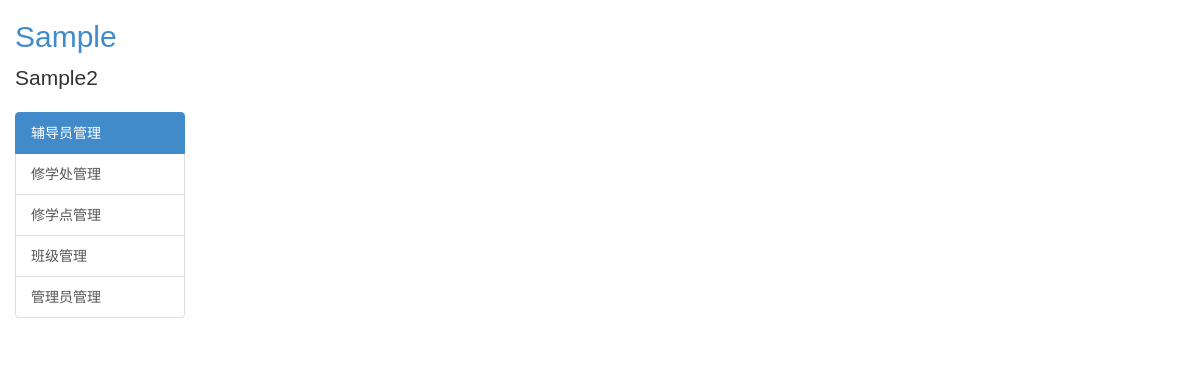
The app's page /admin/class/list (signed in), older data.
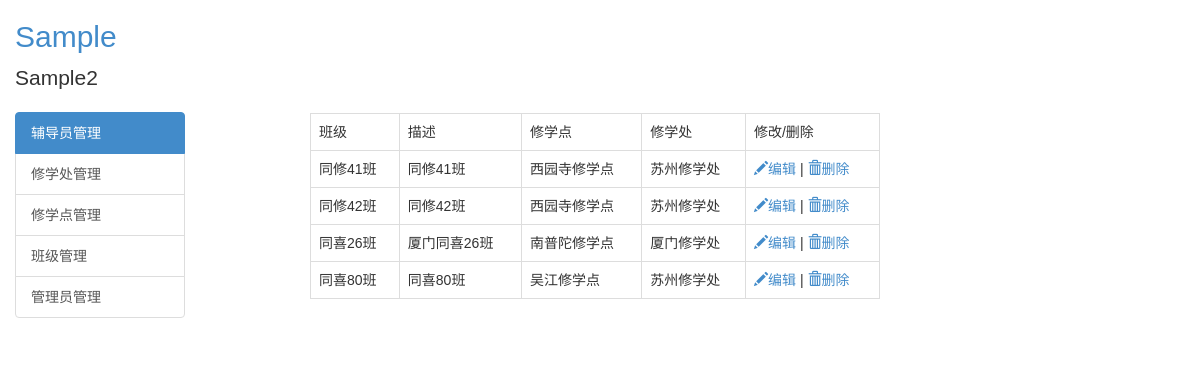
The same page, newer data.
### putidms/models/org.py (models this page shows, shortened)
class Class(db.Model):
    __tablename__ = 'classes'
    id = db.Column(db.Integer, primary_key=True, autoincrement=True)
    name = db.Column(db.String(255), index=True, unique=True, nullable=False)
    number = db.Column(db.String(255), unique=True, nullable=False, index=True)  # 班级编号
    desc = db.Column(db.Text)
    update_user = db.Column(db.Integer)
    create_time = db.Column(db.DateTime, default=datetime.utcnow)
    update_time = db.Column(db.DateTime, default=datetime.utcnow)
    department_id = db.Column(db.Integer, db.ForeignKey('departments.id'))
    counselors = db.relationship('Counselor', backref='class_', lazy='dynamic')
    lead_class_records = db.relationship('LeadClassRecord', backref='class_', lazy='dynamic')

class Department(db.Model):
    __tablename__ = 'departments'
    id = db.Column(db.Integer, primary_key=True, autoincrement=True)
    name = db.Column(db.String(255), index=True, unique=True, nullable=False)
    desc = db.Column(db.Text)
    update_user = db.Column(db.Integer)
    create_time = db.Column(db.DateTime, default=datetime.utcnow)
    update_time = db.Column(db.DateTime, default=datetime.utcnow)
    division_id = db.Column(db.Integer, db.ForeignKey('divisions.id'))
    classes = db.relationship('Class', backref='department', lazy='dynamic')

class Division(db.Model):
    __tablename__ = 'divisions'
    id = db.Column(db.Integer, primary_key=True, autoincrement=True)
    name = db.Column(db.String(255), index=True, unique=True, nullable=False)
    desc = db.Column(db.Text)
    update_user = db.Column(db.Integer)
    create_time = db.Column(db.DateTime, default=datetime.utcnow)
    update_time = db.Column(db.DateTime, default=datetime.utcnow)
    departments = db.relationship('Department', backref='division', lazy='dynamic')

### putidms/admin/views.py (the view)
@mod.route('/class/list')
@admin_required
def class_list():
    classes = Class.query.order_by(Class.name).all()
    return render_template('admin/class_list.html', classes=classes)

### putidms/models/user.py (called while the page is built)
@login_manager.user_loader
def load_user(user_id):
    return User.query.get(int(user_id))

    def can(self, permissions):
        return self.role is not None and (self.role.permissions | permissions) == permissions

### putidms/templates/admin/class_list.html (shortened to what this page needs)
{% extends 'base.html' %}
{% from "_macros.html" import render_field, render_submit_field %}
{% block content %}
    {% if classes %}
        <div class="row">
            <div class="col-md-offset-1 col-md-8">
                <table class="table table-bordered">
                    <tr>
                        <td>班级</td>
                        <td>描述</td>
                        <td>修学点</td>
                        <td>修学处</td>
                        <td>修改/删除</td>
                    </tr>
                    {% for cls in classes %}
                        <tr>
                            <td>{{ cls.name }}</td>
                            <td>{{ cls.desc }}</td>
                            <td>{{ cls.department.name }}</td>
                            <td>{{ cls.department.division.name }}</td>
                            <td>
                                <a href="{{ url_for('admin.class_edit',id=cls.id) }}" title="编辑">
                                    <span class="glyphicon glyphicon-pencil"></span>编辑
                                </a>|
                                <a href="javascript:void(0);" title="删除班级"
                                   onclick="confirm_delete('{{ url_for("admin.class_delete",id=cls.id) }}');">
                                    <span class="glyphicon glyphicon-trash"></span>删除
                                </a>
                            </td>
                        </tr>
                    {% endfor %}
                </table>
            </div>
        </div>
    {% endif %}
{% endblock %}

### putidms/templates/base.html (shortened to what this page needs)
<!DOCTYPE html>
<html lang="en">
<head>
    {% block css %}
        <link href="{{ url_for('static', filename='bootstrap/css/bootstrap.min.css') }}" rel="stylesheet"
              type="text/css"/>
        <link href="{{ url_for('static', filename='css/common.css') }}" rel="stylesheet" type="text/css"/>
        <link href="{{ url_for('static', filename='css/jquery-confirm.min.css') }}" rel="stylesheet" type="text/css"/>
    {% endblock %}
</head>
<body>
<header>
    <div class='header-top'>
        <div class="container-fluid">
            <h2 class="putidms-title"><a href="{{ url_for('main.index') }}">Sample</a></h2>
            <p class="lead signature">Sample2</p>
        </div>
    </div>
</header>
<div class="container-fluid">
    <div class="row" id="content2">
        <div class="col-md-2">
            {% block sidebar %}
                <div class="list-group">
                    <a href="{{ url_for('main.counselor_list') }}" class="list-group-item active">辅导员管理</a>
                    <a href="{{ url_for('admin.division_list') }}" class="list-group-item">修学处管理</a>
                    <a href="{{ url_for('admin.department_list') }}" class="list-group-item">修学点管理</a>
                    <a href="{{ url_for('admin.class_list') }}" class="list-group-item">班级管理</a>
                    <a href="{{ url_for('auth.user_list') }}" class="list-group-item">管理员管理</a>
                </div>
            {% endblock %}
        </div>
        <div class="col-md-9" style="margin-left: 20px;">
            <div class="row">
                <div class="col-md-12">
                </div>
            </div>
            <div class="row">
                <div class="col-md-12">
                    {% block content %}{% endblock %}
                </div>
            </div>
        </div>
    </div>
</div>
</body>
</html>

### putidms/static/css/common.css (style rules this page uses)
.putidms-title a { text-decoration: none; }

Row changes from the older to the newer data that the page shows:
added Class: name "同修41班", desc "同修41班", department.name "西园寺修学点", department.division.name "苏州修学处"
added Class: name "同修42班", desc "同修42班", department.name "西园寺修学点", department.division.name "苏州修学处"
added Class: name "同喜26班", desc "厦门同喜26班", department.name "南普陀修学点", department.division.name "厦门修学处"
added Class: name "同喜80班", desc "同喜80班", department.name "吴江修学点", department.division.name "苏州修学处"
Text that changed along with them:
text now shown: "班级 描述 修学点 修学处 修改/删除"
